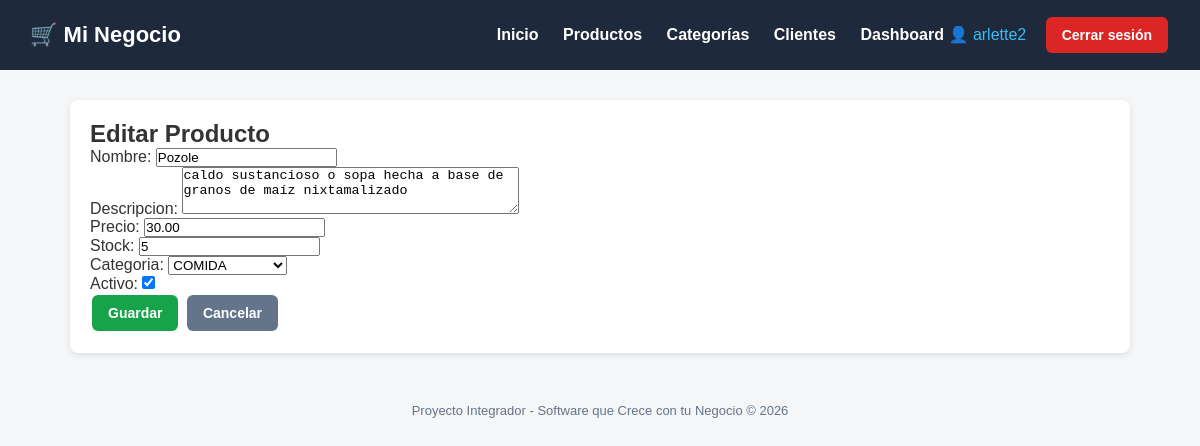
Page /productos/editar/1/ (signed in) on the committed database.
### tienda/models.py (models this page shows, shortened)
class Producto(models.Model):
    nombre = models.CharField(max_length=200)
    descripcion = models.TextField(blank=True, null=True)
    precio = models.DecimalField(max_digits=10, decimal_places=2)
    stock = models.IntegerField(default=0)
    categoria = models.ForeignKey(Categoria, on_delete=models.CASCADE)
    fecha_creacion = models.DateTimeField(auto_now_add=True)
    activo = models.BooleanField(default=True)
    class Meta:
        verbose_name = "Producto"
        verbose_name_plural = "Productos"
        ordering = ['nombre']

class Categoria(models.Model):
    nombre = models.CharField(max_length=100)
    descripcion = models.TextField(blank=True, null=True)
    def __str__(self):
        return self.nombre
    class Meta:
        verbose_name = "Categoria"
        verbose_name_plural = "Categorías"

### tienda/views.py (the view)
# urls.py: path('productos/editar/<int:pk>/', views.editar_producto, name='editar_producto'),
@login_required
def editar_producto(request, pk):
    producto = get_object_or_404(Producto, pk=pk)
    if request.method == 'POST':
        form = ProductoForm(request.POST, instance=producto)
        if form.is_valid():
            form.save()
            messages.success(request, 'Producto actualizado correctamente.')
            return redirect('lista_productos')
    else:
        form = ProductoForm(instance=producto)
    return render(request, 'tienda/productos/form.html', {'form': form, 'titulo': 'Editar Producto'})

### tienda/forms.py
class ProductoForm(forms.ModelForm):
    class Meta:
        model = Producto
        fields = ['nombre', 'descripcion', 'precio', 'stock', 'categoria', 'activo']
        widgets = {
            'nombre': forms.TextInput(attrs={'class': 'form-control'}),
            'descripcion': forms.Textarea(attrs={'class': 'form-control', 'rows': 3}),
            'precio': forms.NumberInput(attrs={'class': 'form-control', 'step': '0.01'}),
            'stock': forms.NumberInput(attrs={'class': 'form-control'}),
            'categoria': forms.Select(attrs={'class': 'form-control'}),
            'activo': forms.CheckboxInput(attrs={'class': 'form-check-input'}),
        }

### tienda/templates/tienda/productos/form.html (shortened to what this page needs)
{% extends 'base.html' %}
{% block content %}
<div class="card">
    <h2>{{ titulo }}</h2>
    <form method="post">
        {{ form.as_p }}
        <button type="submit" class="btn btn-success">Guardar</button>
        <a href="{% url 'lista_productos' %}" class="btn btn-secondary">Cancelar</a>
    </form>
</div>
{% endblock %}

### tienda/templates/base.html (shortened to what this page needs)
<!DOCTYPE html>
<html lang="es">
<head>
</head>
<body>
    <header>
        <h1>🛒 Mi Negocio</h1>
        <nav>
            <a href="{% url 'inicio' %}">Inicio</a>
            <a href="{% url 'lista_productos' %}">Productos</a>
            <a href="{% url 'lista_categorias' %}">Categorías</a>
            <a href="{% url 'lista_clientes' %}">Clientes</a>
            {% if user.is_authenticated %}
              <a href="{% url 'dashboard' %}">Dashboard</a>
              <span style="color:#38bdf8;">👤 {{ user.username }}</span>
              <form action="{% url 'logout' %}" method="post" style="display:inline;">
<button type="submit" class="btn btn-danger" style="margin-left:15px;">Cerrar sesión</button>
</form>
{% else %}
<a href="{% url 'login' %}">Iniciar sesión</a>
{% endif %}
        </nav>
    </header>
    <div class="container">
        {% block content %}{% endblock %}
    </div>
    <footer>
        Proyecto Integrador - Software que Crece con tu Negocio &copy; {% now "Y" %}
    </footer>
</body>
</html>

### tienda/templates/base.html (style rules this page uses)
* { margin: 0; padding: 0; box-sizing: border-box; }
body { font-family: Arial, sans-serif; background: #f4f6f8; color: #333; }
header { background: #1e293b; color: #fff; padding: 15px 30px; display: flex; justify-content: space-between; align-items: center; }
header h1 { font-size: 22px; }
header nav a { color: #fff; text-decoration: none; margin-left: 20px; font-weight: bold; }
.container { max-width: 1100px; margin: 30px auto; padding: 0 20px; }
.card { background: #fff; border-radius: 8px; padding: 20px; box-shadow: 0 2px 6px rgba(0,0,0,0.1); margin-bottom: 20px; }
.btn { display: inline-block; padding: 10px 16px; border-radius: 6px; text-decoration: none; color: #fff; font-weight: bold; border: none; cursor: pointer; font-size: 14px; margin: 2px; }
.btn-success { background: #16a34a; }
.btn-danger { background: #dc2626; }
.btn-secondary { background: #64748b; }
footer { text-align: center; padding: 20px; color: #64748b; font-size: 13px; }

### rows in the picture
Producto: nombre "Pozole", descripcion "caldo sustancioso o sopa hecha a base de granos de maíz nixtamalizado", precio "30.00", stock "5", categoria "COMIDA", activo "☑"

### other values in the picture
{{ user.username }} "arlette2"
{{ titulo }} "Editar Producto"
